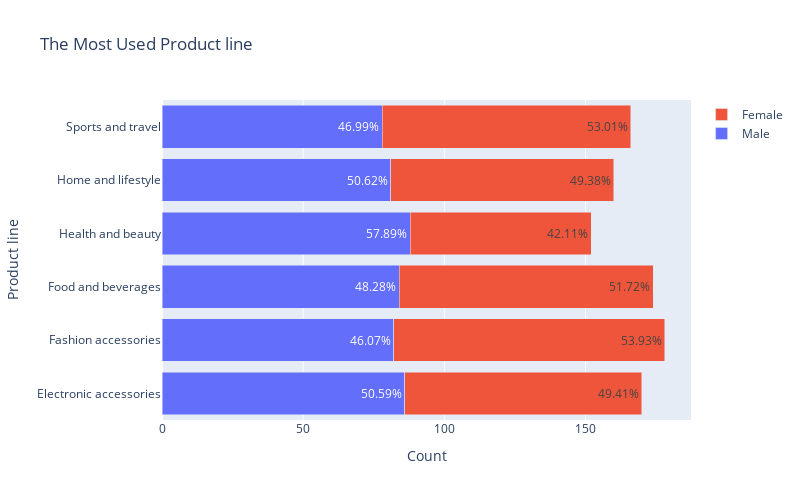

Notebook code cell kept with this figure:
### Markdown cell above
# The Most Used Product line by Gender

### Code cell
import pandas as pd
import plotly.graph_objects as go

grouped_df = df.groupby(['Product line', 'Gender']).size().reset_index(name='count')
total_counts = grouped_df.groupby('Product line')['count'].transform('sum')
grouped_df['percentage'] = (grouped_df['count'] / total_counts) * 100

fig = go.Figure()

fig.add_trace(go.Bar(
    y=grouped_df.loc[grouped_df['Gender'] == 'Male', 'Product line'],
    x=grouped_df.loc[grouped_df['Gender'] == 'Male', 'count'],
    text=grouped_df.loc[grouped_df['Gender'] == 'Male', 'percentage'].round(2).astype(str) + '%',
    name='Male',
    orientation='h',
))

fig.add_trace(go.Bar(
    y=grouped_df.loc[grouped_df['Gender'] == 'Female', 'Product line'],
    x=grouped_df.loc[grouped_df['Gender'] == 'Female', 'count'],
    text=grouped_df.loc[grouped_df['Gender'] == 'Female', 'percentage'].round(2).astype(str) + '%',
    name='Female',
    orientation='h',
))

fig.update_layout(
    title='The Most Used Product line',
    yaxis=dict(title='Product line'),
    xaxis=dict(title='Count'),
    barmode='stack',
    height=500,
    width=800
)

fig.show()

### Figure 1 — Plotly figure (JSON) as saved in the notebook; plotly's stock layout.template omitted (floating-point values rounded to 4 significant figures)
{"data": [{"name": "Male", "orientation": "h", "text": ["50.59%", "46.07%", "48.28%", "57.89%", "50.62%", "46.99%"], "type": "bar", "x": [86, 82, 84, 88, 81, 78], "y": ["Electronic accessories", "Fashion accessories", "Food and beverages", "Health and beauty", "Home and lifestyle", "Sports and travel"]}, {"name": "Female", "orientation": "h", "text": ["49.41%", "53.93%", "51.72%", "42.11%", "49.38%", "53.01%"], "type": "bar", "x": [84, 96, 90, 64, 79, 88], "y": ["Electronic accessories", "Fashion accessories", "Food and beverages", "Health and beauty", "Home and lifestyle", "Sports and travel"]}], "layout": {"barmode": "stack", "height": 500, "title": {"text": "The Most Used Product line"}, "width": 800, "xaxis": {"title": {"text": "Count"}}, "yaxis": {"title": {"text": "Product line"}}}}
